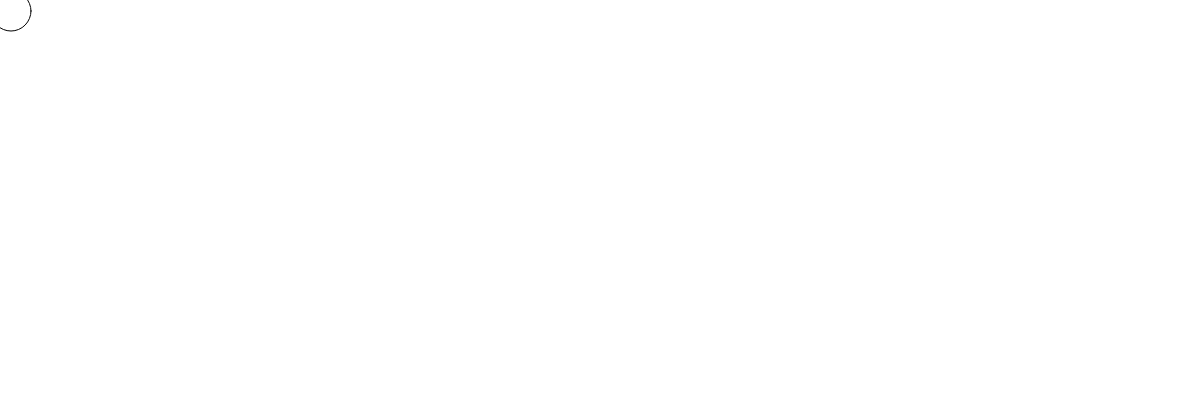
Frame 1 (no input)
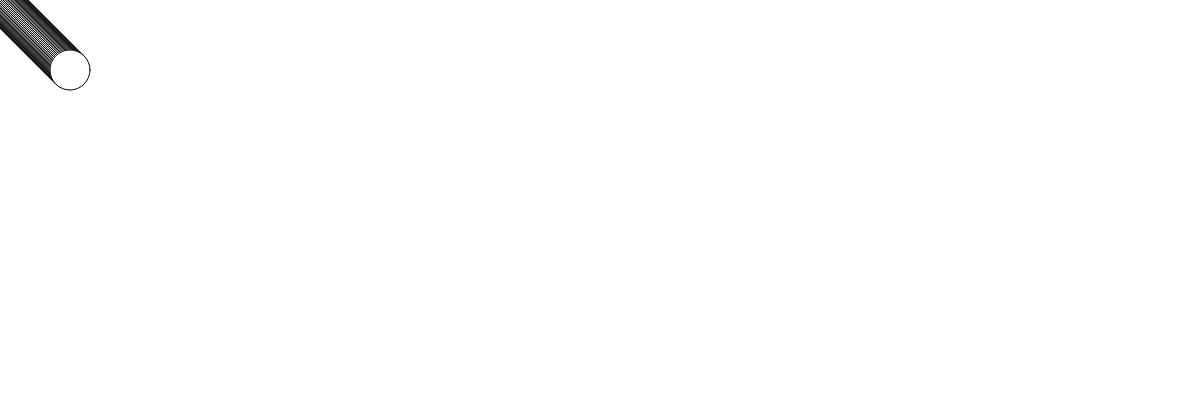
Frame 60 (no input)
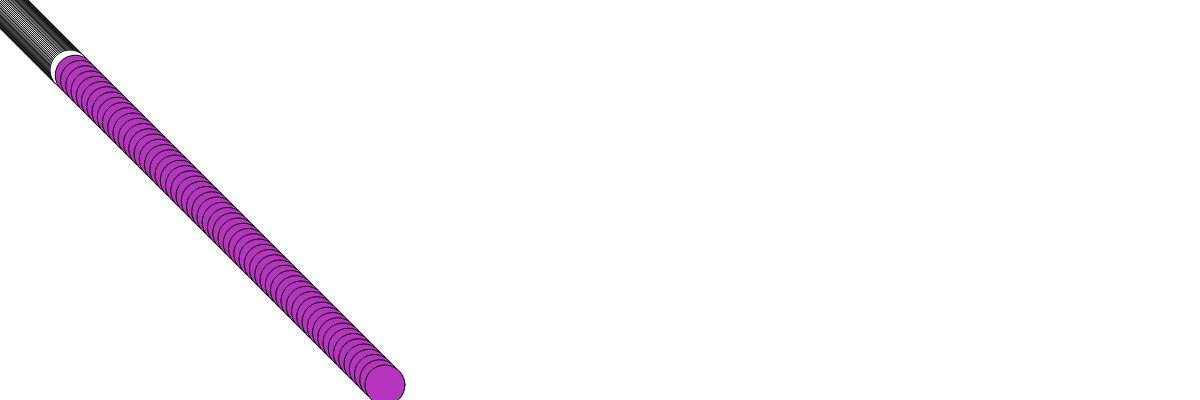
Frame 120 (the mouse pressed at the canvas centre since frame 60)

The p5.js sketch that drew these frames (run headless with seeded random() and noise() and a simulated clock; from frame 60 on, the mouse is pressed at the canvas centre):

// p5.js sketch
// ── sketch.js


var ball = {};
ball.width = 40;
ball.x = 10;
ball.y = 10;
ball.delta_x = 1;
ball.delta_y = 1;
ball.scale_x = 1;
ball.scale_y = 1;
ball.color_r = 255;
ball.color_g = 255;
ball.color_b = 255;

function setup() {
    createCanvas(windowWidth, 400);
    background(255);
}



function draw() {

    ball.x += ball.delta_x * ball.scale_x;
    ball.y += ball.delta_y * ball.scale_y;


    if (ball.x >= width || ball.x <= 0) {
        ball.delta_x = -1 * ball.delta_x;
    }
    if (ball.y >= height || ball.y <= 0) {
        ball.delta_y = -1 * ball.delta_y;
    }

    fill(ball.color_r, ball.color_g, ball.color_b);
    ellipse(ball.x, ball.y, ball.width, ball.width);
}

function mousePressed() {
    ball.scale_x = map(mouseX, 0, width, 0.5, 10);
    ball.scale_y = map(mouseY, 0, height, 0.5, 10);
    ball.color_r = random(0, 255);
    ball.color_g = random(0, 255);
    ball.color_b = random(0, 255);
}
